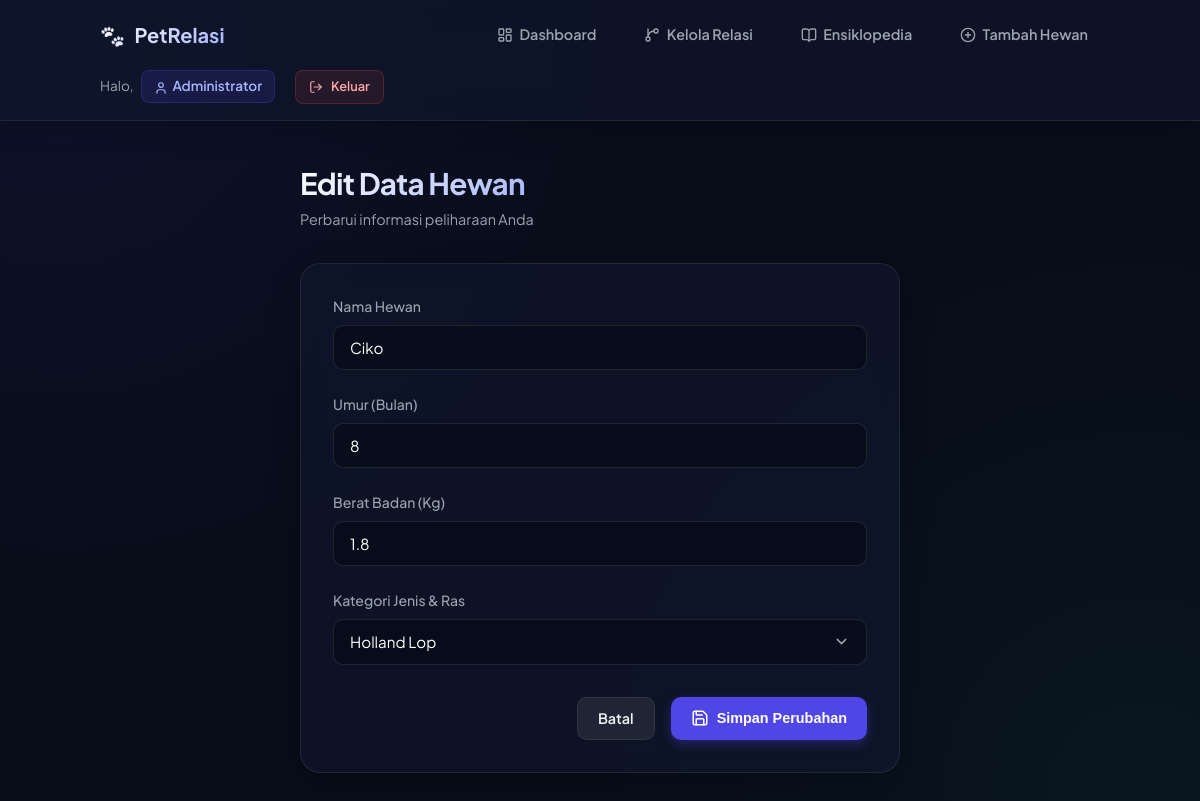
/edit.php?id=3 (signed in), run on the app's committed database.
### tables this page shows
CREATE TABLE `hewan` (
  `id_hewan` int(11) NOT NULL AUTO_INCREMENT,
  `nama_hewan` varchar(100) NOT NULL,
  `umur` int(11) NOT NULL,
  `id_ras` int(11) NOT NULL,
  `berat_badan` float NOT NULL DEFAULT 4.0,
  PRIMARY KEY (`id_hewan`),
  KEY `id_ras` (`id_ras`),
  CONSTRAINT `hewan_ibfk_1` FOREIGN KEY (`id_ras`) REFERENCES `ras` (`id_ras`) ON DELETE CASCADE
);

CREATE TABLE `ras` (
  `id_ras` int(11) NOT NULL AUTO_INCREMENT,
  `nama_ras` varchar(100) NOT NULL,
  `id_jenis` int(11) NOT NULL,
  `sifat` varchar(255) DEFAULT NULL,
  `ukuran` varchar(50) DEFAULT NULL,
  `perawatan_bulu` varchar(50) DEFAULT NULL,
  `cocok_apartemen` tinyint(1) DEFAULT 0,
  PRIMARY KEY (`id_ras`),
  KEY `id_jenis` (`id_jenis`),
  CONSTRAINT `ras_ibfk_1` FOREIGN KEY (`id_jenis`) REFERENCES `jenis` (`id_jenis`) ON DELETE CASCADE
);

### edit.php (the view, shortened to what this page needs)
<?php
require_once 'config.php';
$id_hewan = intval($_GET['id']);
try {
    $stmt = $pdo->prepare("SELECT * FROM hewan WHERE id_hewan = ?");
    $stmt->execute([$id_hewan]);
    $hewan = $stmt->fetch();
} catch (PDOException $e) {
    $_SESSION['error'] = "Gagal mengambil data hewan: " . $e->getMessage();
    header("Location: dashboard.php");
    exit;
}
try {
    $ras_query = "SELECT r.id_ras, r.nama_ras, j.nama_jenis
                  FROM ras r
                  JOIN jenis j ON r.id_jenis = j.id_jenis
                  ORDER BY j.nama_jenis ASC, r.nama_ras ASC";
    $ras_list = $pdo->query($ras_query)->fetchAll();
} catch (PDOException $e) {
    $ras_list = [];
    $error_msg = "Gagal mengambil data ras: " . $e->getMessage();
}
?>
<!DOCTYPE html>
<html lang="id">
<head>
    <link rel="stylesheet" href="style.css">
</head>
<body>
<nav class="main-navbar">
    <div class="nav-container">
        <a href="dashboard.php" class="nav-brand">
            <span>🐾</span> PetRelasi
        </a>
        <ul class="nav-menu">
            <li><a href="dashboard.php" class="nav-link"><i data-lucide="layout-dashboard" style="width: 16px; height: 16px;"></i> Dashboard</a></li>
            <li><a href="kelola_relasi.php" class="nav-link"><i data-lucide="git-branch" style="width: 16px; height: 16px;"></i> Kelola Relasi</a></li>
            <li><a href="ensiklopedia.php" class="nav-link"><i data-lucide="book-open" style="width: 16px; height: 16px;"></i> Ensiklopedia</a></li>
            <li><a href="tambah.php" class="nav-link"><i data-lucide="plus-circle" style="width: 16px; height: 16px;"></i> Tambah Hewan</a></li>
        </ul>
        <div class="nav-right">
            <a href="profile.php" class="nav-user" style="text-decoration: none;">
                <span>Halo, </span>
                <span class="user-badge"><i data-lucide="user" style="width: 14px; height: 14px; display: inline; vertical-align: middle; margin-right: 4px;"></i><?= htmlspecialchars($_SESSION['user']['nama_lengkap']); ?></span>
            </a>
            <a href="logout.php" class="btn btn-logout btn-sm"><i data-lucide="log-out" style="width: 14px; height: 14px;"></i> Keluar</a>
        </div>
    </div>
</nav>
<div class="page-wrapper">
    <div class="container" style="max-width: 600px;">
    <header>
        <div class="brand">
            <h1>Edit Data Hewan</h1>
            <p>Perbarui informasi peliharaan Anda</p>
        </div>
    </header>
    <div class="card">
        <form method="POST" action="edit.php?id=<?= $id_hewan; ?>">
            <div class="form-group">
                <label for="nama_hewan">Nama Hewan</label>
                <input type="text" id="nama_hewan" name="nama_hewan" class="form-control" placeholder="Contoh: Milo, Bleki" value="<?= htmlspecialchars(isset($_POST['nama_hewan']) ? $_POST['nama_hewan'] : $hewan['nama_hewan']); ?>" required autocomplete="off">
            </div>
            <div class="form-group">
                <label for="umur">Umur (Bulan)</label>
                <input type="number" id="umur" name="umur" class="form-control" placeholder="Contoh: 12" min="0" value="<?= htmlspecialchars(isset($_POST['umur']) ? $_POST['umur'] : $hewan['umur']); ?>" required>
            </div>
            <div class="form-group">
                <label for="berat_badan">Berat Badan (Kg)</label>
                <input type="number" step="0.1" id="berat_badan" name="berat_badan" class="form-control" placeholder="Contoh: 4.5" min="0.1" value="<?= htmlspecialchars(isset($_POST['berat_badan']) ? $_POST['berat_badan'] : $hewan['berat_badan']); ?>" required>
            </div>
            <div class="form-group">
                <label for="id_ras">Kategori Jenis &amp; Ras</label>
                <select id="id_ras" name="id_ras" class="form-control" required>
                    <?php
                    $current_jenis = '';
                    $selected_ras = isset($_POST['id_ras']) ? $_POST['id_ras'] : $hewan['id_ras'];
                    foreach ($ras_list as $ras):
                        if ($current_jenis !== $ras['nama_jenis']):
                            if ($current_jenis !== '') echo '</optgroup>';
                            $current_jenis = $ras['nama_jenis'];
                            echo '<optgroup label="' . htmlspecialchars($current_jenis) . '">';
                        endif;
                    ?>
                        <option value="<?= $ras['id_ras']; ?>" <?= $selected_ras == $ras['id_ras'] ? 'selected' : ''; ?>>
                            <?= htmlspecialchars($ras['nama_ras']); ?>
                        </option>
                    <?php endforeach; ?>
                    <?php if ($current_jenis !== '') echo '</optgroup>'; ?>
                </select>
            </div>
            <div class="form-actions">
                <a href="dashboard.php" class="btn btn-secondary">Batal</a>
                <button type="submit" class="btn btn-primary">
                    <i data-lucide="save" style="width: 18px; height: 18px;"></i>
                    Simpan Perubahan
                </button>
            </div>
        </form>
    </div>
    </div>
</div>
</body>
</html>

### data on the page
hewan: nama_hewan "Ciko", umur "8", berat_badan "1.8", id_ras "Holland Lop"

### other printed values
$_SESSION['user']['nama_lengkap'] "Administrator"
